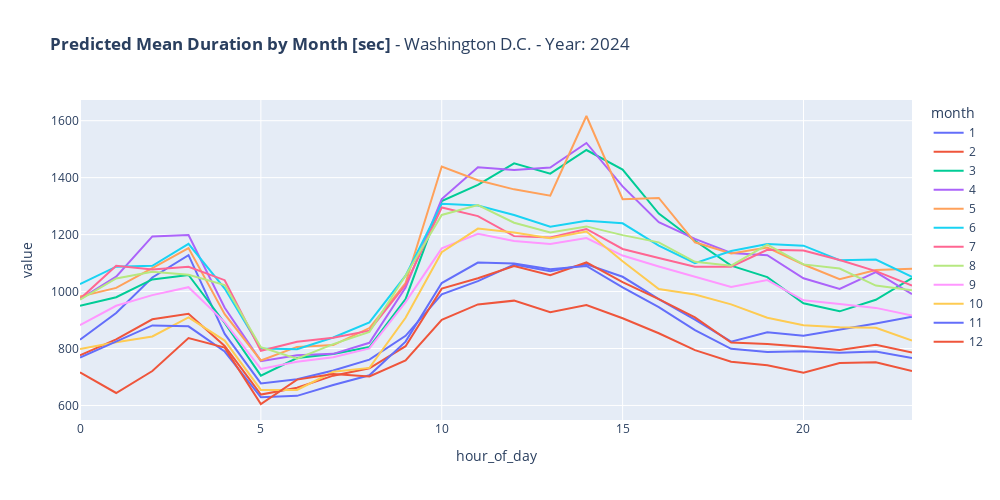

Here is the notebook cell this chart was saved with:
### Code cell
predicted_month_means_washington = group_results_washington['predicted'].mean().unstack(level='hour_of_day').T
fig = px.line(predicted_month_means_washington, title=f"<b>Predicted Mean Duration by Month [sec]</b> - Washington D.C. - Year: {year_to_test}", width=1000, height=500)

fig.show()

### Figure 1 — Plotly figure (JSON) as saved in the notebook; plotly's stock layout.template omitted (floating-point values rounded to 4 significant figures)
{"data": [{"hovertemplate": "month=1<br>hour_of_day=%{x}<br>value=%{y}<extra></extra>", "legendgroup": "1", "line": {"color": "#636efa", "dash": "solid"}, "marker": {"symbol": "circle"}, "mode": "lines", "name": "1", "orientation": "v", "showlegend": true, "type": "scatter", "x": [0, 1, 2, 3, 4, 5, 6, 7, 8, 9, 10, 11, 12, 13, 14, 15, 16, 17, 18, 19, 20, 21, 22, 23], "xaxis": "x", "y": [831.0, 924.8, 1049.0, 1128.0, 851.1, 677.4, 692.4, 723.1, 760.9, 844.6, 989.9, 1037.0, 1095.0, 1071.0, 1096.0, 1052.0, 973.1, 901.6, 823.8, 857.3, 844.5, 865.5, 887.9, 911.7], "yaxis": "y"}, {"hovertemplate": "month=2<br>hour_of_day=%{x}<br>value=%{y}<extra></extra>", "legendgroup": "2", "line": {"color": "#EF553B", "dash": "solid"}, "marker": {"symbol": "circle"}, "mode": "lines", "name": "2", "orientation": "v", "showlegend": true, "type": "scatter", "x": [0, 1, 2, 3, 4, 5, 6, 7, 8, 9, 10, 11, 12, 13, 14, 15, 16, 17, 18, 19, 20, 21, 22, 23], "xaxis": "x", "y": [776.2, 831.9, 902.6, 921.8, 809.2, 638.1, 662.5, 704.7, 730.3, 808.2, 1010.0, 1047.0, 1090.0, 1058.0, 1102.0, 1033.0, 973.5, 909.4, 820.9, 815.5, 806.2, 794.4, 812.9, 786.3], "yaxis": "y"}, {"hovertemplate": "month=3<br>hour_of_day=%{x}<br>value=%{y}<extra></extra>", "legendgroup": "3", "line": {"color": "#00cc96", "dash": "solid"}, "marker": {"symbol": "circle"}, "mode": "lines", "name": "3", "orientation": "v", "showlegend": true, "type": "scatter", "x": [0, 1, 2, 3, 4, 5, 6, 7, 8, 9, 10, 11, 12, 13, 14, 15, 16, 17, 18, 19, 20, 21, 22, 23], "xaxis": "x", "y": [949.7, 980.2, 1043.0, 1058.0, 889.5, 704.8, 766.4, 780.8, 805.0, 973.2, 1318.0, 1375.0, 1450.0, 1414.0, 1497.0, 1428.0, 1274.0, 1178.0, 1091.0, 1051.0, 958.6, 930.5, 971.1, 1048.0], "yaxis": "y"}, {"hovertemplate": "month=4<br>hour_of_day=%{x}<br>value=%{y}<extra></extra>", "legendgroup": "4", "line": {"color": "#ab63fa", "dash": "solid"}, "marker": {"symbol": "circle"}, "mode": "lines", "name": "4", "orientation": "v", "showlegend": true, "type": "scatter", "x": [0, 1, 2, 3, 4, 5, 6, 7, 8, 9, 10, 11, 12, 13, 14, 15, 16, 17, 18, 19, 20, 21, 22, 23], "xaxis": "x", "y": [973.6, 1052.0, 1194.0, 1198.0, 942.9, 755.6, 776.7, 781.3, 820.0, 1014.0, 1325.0, 1437.0, 1427.0, 1435.0, 1522.0, 1369.0, 1244.0, 1185.0, 1136.0, 1127.0, 1047.0, 1010.0, 1068.0, 991.2], "yaxis": "y"}, {"hovertemplate": "month=5<br>hour_of_day=%{x}<br>value=%{y}<extra></extra>", "legendgroup": "5", "line": {"color": "#FFA15A", "dash": "solid"}, "marker": {"symbol": "circle"}, "mode": "lines", "name": "5", "orientation": "v", "showlegend": true, "type": "scatter", "x": [0, 1, 2, 3, 4, 5, 6, 7, 8, 9, 10, 11, 12, 13, 14, 15, 16, 17, 18, 19, 20, 21, 22, 23], "xaxis": "x", "y": [982.9, 1013.0, 1082.0, 1153.0, 920.4, 758.0, 805.6, 811.9, 871.9, 1030.0, 1439.0, 1391.0, 1359.0, 1336.0, 1616.0, 1324.0, 1329.0, 1173.0, 1133.0, 1155.0, 1095.0, 1044.0, 1075.0, 1080.0], "yaxis": "y"}, {"hovertemplate": "month=6<br>hour_of_day=%{x}<br>value=%{y}<extra></extra>", "legendgroup": "6", "line": {"color": "#19d3f3", "dash": "solid"}, "marker": {"symbol": "circle"}, "mode": "lines", "name": "6", "orientation": "v", "showlegend": true, "type": "scatter", "x": [0, 1, 2, 3, 4, 5, 6, 7, 8, 9, 10, 11, 12, 13, 14, 15, 16, 17, 18, 19, 20, 21, 22, 23], "xaxis": "x", "y": [1026.0, 1088.0, 1090.0, 1167.0, 1010.0, 799.6, 797.3, 838.5, 891.5, 1056.0, 1309.0, 1302.0, 1269.0, 1228.0, 1248.0, 1240.0, 1161.0, 1099.0, 1142.0, 1167.0, 1161.0, 1110.0, 1112.0, 1051.0], "yaxis": "y"}, {"hovertemplate": "month=7<br>hour_of_day=%{x}<br>value=%{y}<extra></extra>", "legendgroup": "7", "line": {"color": "#FF6692", "dash": "solid"}, "marker": {"symbol": "circle"}, "mode": "lines", "name": "7", "orientation": "v", "showlegend": true, "type": "scatter", "x": [0, 1, 2, 3, 4, 5, 6, 7, 8, 9, 10, 11, 12, 13, 14, 15, 16, 17, 18, 19, 20, 21, 22, 23], "xaxis": "x", "y": [974.0, 1091.0, 1077.0, 1087.0, 1040.0, 792.1, 823.8, 837.7, 862.5, 1024.0, 1295.0, 1265.0, 1195.0, 1190.0, 1220.0, 1149.0, 1118.0, 1087.0, 1087.0, 1147.0, 1144.0, 1111.0, 1072.0, 1021.0], "yaxis": "y"}, {"hovertemplate": "month=8<br>hour_of_day=%{x}<br>value=%{y}<extra></extra>", "legendgroup": "8", "line": {"color": "#B6E880", "dash": "solid"}, "marker": {"symbol": "circle"}, "mode": "lines", "name": "8", "orientation": "v", "showlegend": true, "type": "scatter", "x": [0, 1, 2, 3, 4, 5, 6, 7, 8, 9, 10, 11, 12, 13, 14, 15, 16, 17, 18, 19, 20, 21, 22, 23], "xaxis": "x", "y": [971.2, 1046.0, 1070.0, 1059.0, 1023.0, 804.7, 764.3, 815.3, 857.9, 1057.0, 1269.0, 1303.0, 1242.0, 1208.0, 1229.0, 1198.0, 1173.0, 1104.0, 1091.0, 1164.0, 1095.0, 1081.0, 1021.0, 1005.0], "yaxis": "y"}, {"hovertemplate": "month=9<br>hour_of_day=%{x}<br>value=%{y}<extra></extra>", "legendgroup": "9", "line": {"color": "#FF97FF", "dash": "solid"}, "marker": {"symbol": "circle"}, "mode": "lines", "name": "9", "orientation": "v", "showlegend": true, "type": "scatter", "x": [0, 1, 2, 3, 4, 5, 6, 7, 8, 9, 10, 11, 12, 13, 14, 15, 16, 17, 18, 19, 20, 21, 22, 23], "xaxis": "x", "y": [882.0, 950.0, 987.4, 1015.0, 892.6, 728.2, 753.2, 769.5, 800.5, 962.7, 1152.0, 1203.0, 1178.0, 1167.0, 1188.0, 1126.0, 1088.0, 1052.0, 1016.0, 1040.0, 969.4, 956.4, 942.6, 916.0], "yaxis": "y"}, {"hovertemplate": "month=10<br>hour_of_day=%{x}<br>value=%{y}<extra></extra>", "legendgroup": "10", "line": {"color": "#FECB52", "dash": "solid"}, "marker": {"symbol": "circle"}, "mode": "lines", "name": "10", "orientation": "v", "showlegend": true, "type": "scatter", "x": [0, 1, 2, 3, 4, 5, 6, 7, 8, 9, 10, 11, 12, 13, 14, 15, 16, 17, 18, 19, 20, 21, 22, 23], "xaxis": "x", "y": [798.0, 822.0, 842.1, 909.4, 828.0, 654.6, 654.3, 718.3, 731.9, 908.1, 1138.0, 1221.0, 1207.0, 1188.0, 1211.0, 1106.0, 1009.0, 989.6, 955.0, 907.8, 881.5, 874.2, 872.8, 827.9], "yaxis": "y"}, {"hovertemplate": "month=11<br>hour_of_day=%{x}<br>value=%{y}<extra></extra>", "legendgroup": "11", "line": {"color": "#636efa", "dash": "solid"}, "marker": {"symbol": "circle"}, "mode": "lines", "name": "11", "orientation": "v", "showlegend": true, "type": "scatter", "x": [0, 1, 2, 3, 4, 5, 6, 7, 8, 9, 10, 11, 12, 13, 14, 15, 16, 17, 18, 19, 20, 21, 22, 23], "xaxis": "x", "y": [768.4, 825.3, 880.9, 877.9, 789.4, 628.6, 633.8, 671.7, 706.1, 824.1, 1030.0, 1102.0, 1098.0, 1078.0, 1090.0, 1014.0, 945.1, 864.2, 799.0, 787.7, 790.2, 785.0, 789.3, 766.6], "yaxis": "y"}, {"hovertemplate": "month=12<br>hour_of_day=%{x}<br>value=%{y}<extra></extra>", "legendgroup": "12", "line": {"color": "#EF553B", "dash": "solid"}, "marker": {"symbol": "circle"}, "mode": "lines", "name": "12", "orientation": "v", "showlegend": true, "type": "scatter", "x": [0, 1, 2, 3, 4, 5, 6, 7, 8, 9, 10, 11, 12, 13, 14, 15, 16, 17, 18, 19, 20, 21, 22, 23], "xaxis": "x", "y": [716.3, 643.8, 721.0, 836.8, 803.2, 605.1, 690.7, 710.7, 702.1, 758.4, 900.6, 954.9, 968.1, 927.7, 952.5, 906.1, 853.6, 794.1, 753.9, 741.2, 714.8, 748.9, 751.9, 721.3], "yaxis": "y"}], "layout": {"height": 500, "legend": {"title": {"text": "month"}, "tracegroupgap": 0}, "title": {"text": "<b>Predicted Mean Duration by Month [sec]</b> - Washington D.C. - Year: 2024"}, "width": 1000, "xaxis": {"anchor": "y", "domain": [0, 1], "title": {"text": "hour_of_day"}}, "yaxis": {"anchor": "x", "domain": [0, 1], "title": {"text": "value"}}}}
